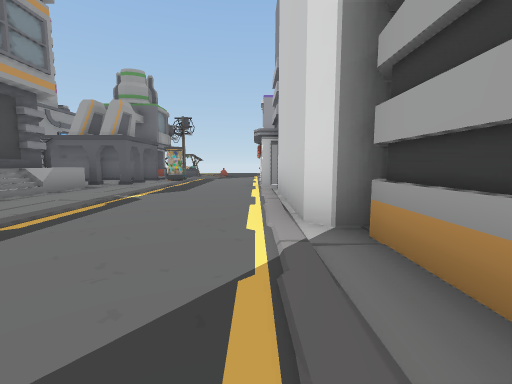
view 1 (above)

16 first-person views from a walk through a Unity game level. The camera is 1.2 m above the floor, tilts 6° down and sees 90° across. The floor is counted in squares, 2 m on a side. Each view is taken from the middle of a square. On the plan, view 1 faces up. The plan holds only what a view shows up to about 9 squares ahead; the rest is blank. Some surface patterns are stand-ins.

view 2
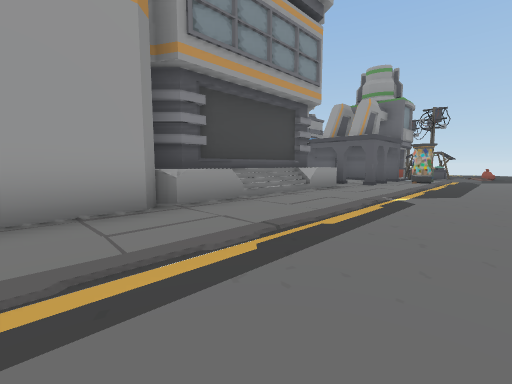

view 3
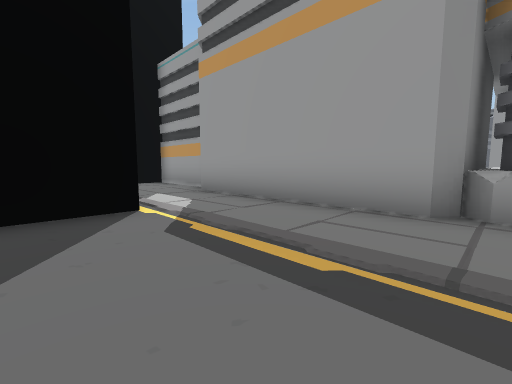

view 4
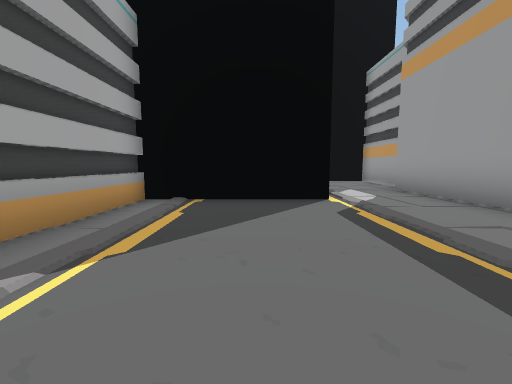

view 5
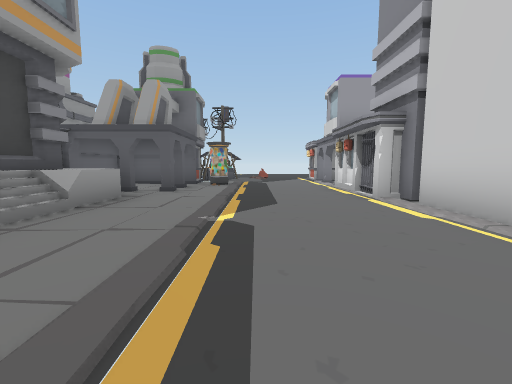

view 6
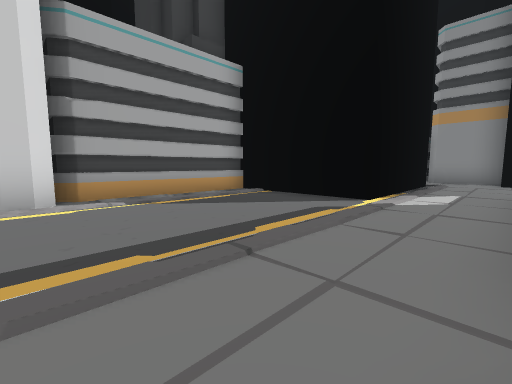

view 7
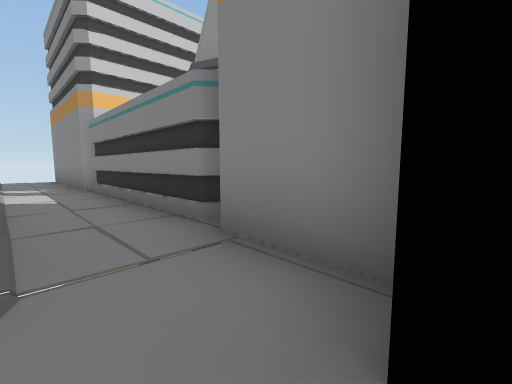

view 8
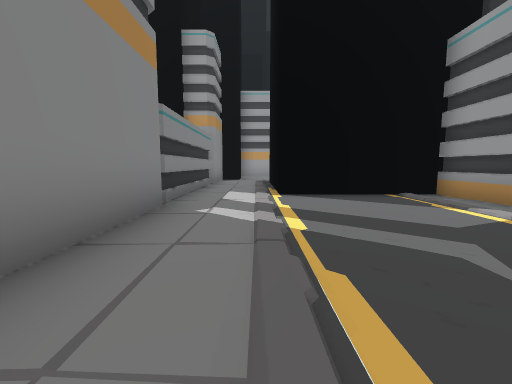

view 9
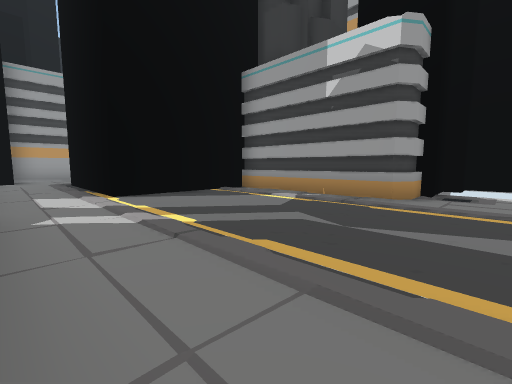

view 10
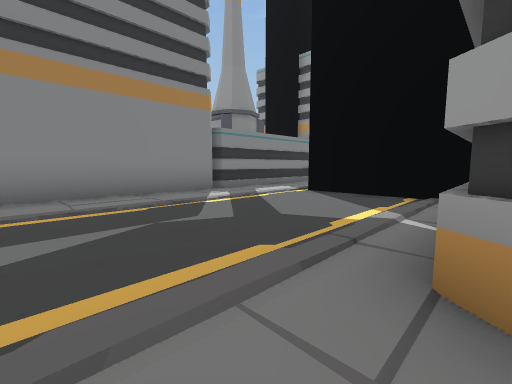

view 11
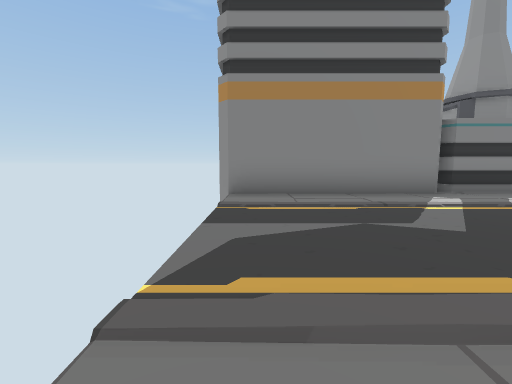

view 12
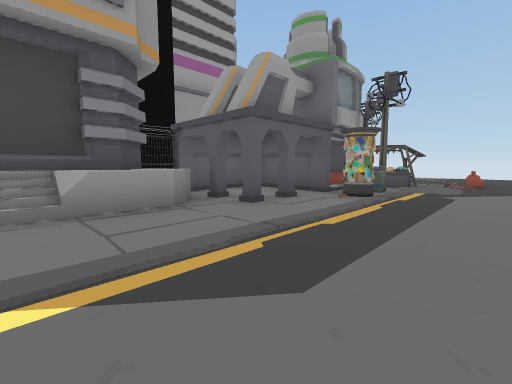

view 13
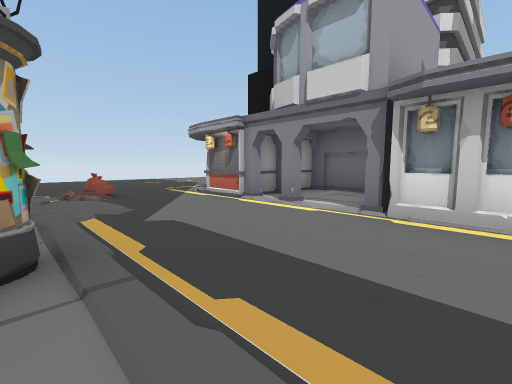

view 14
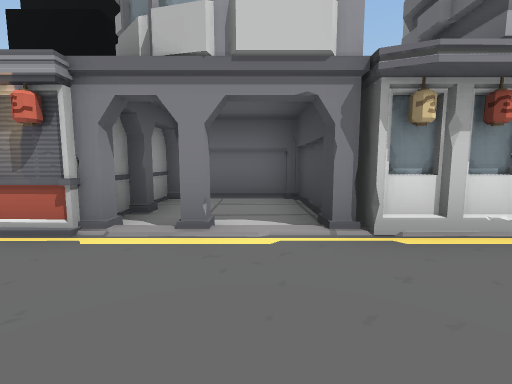

view 15
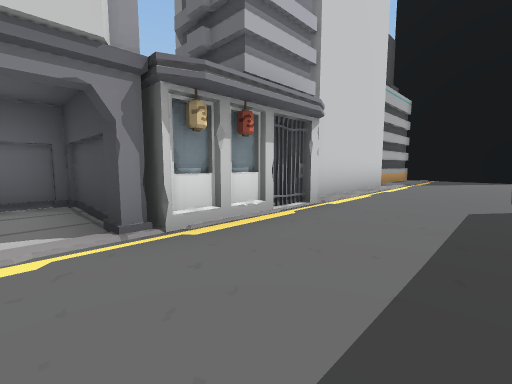

view 16
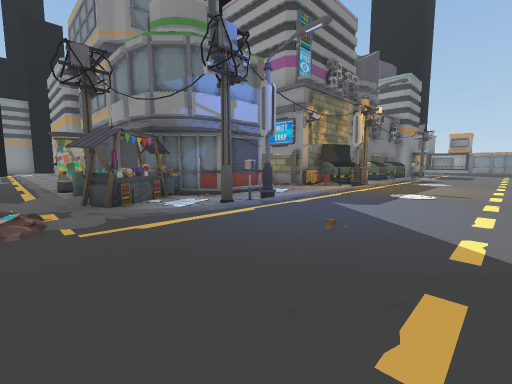

### Floor plan
Key: @ floor where view 1 was taken; # wall or solid block; x gap in a wall; . main floor; : floor 1 m higher than the main floor; / step, stairs or slope; = window, fence, low wall or low ledge; O other object.
Columns run from 14 left of view 1 to 8 right of it. Each row starts with its distance up from view 1.
 18             ..
 17 ...............
 16 ................
 15  ...............
 14   ..#O...O../...
 13     ##...x.#=..#
 12     ########...###
 11           ##..#..#
 10         ####.....#
  9         #......###
  8         ###....#
  7         #/.....#
  6         #/.....#
  5         #/.....#
  4         #/.....#
  3         #/.....#
  2         #:.....#
  1         ##.....#    ##
  0          #....@#    #
 -1          #.....#   ##.
 -2          #..########..
 -3          #..#  ##.....
 -4          #..#  #......
 -5          #..#####.....
 -6          #............
 -7          ##...........
 -8           #############

Positions as (right, up) in squares from view 1, and headings:
1: (0, 0), facing up
2: (-1, 0), facing up-left
3: (-1, 2), facing down-left
4: (-1, 3), facing down
5: (-2, 2), facing up
6: (-4, 3), facing down-right
7: (-4, -6), facing down-right
8: (7, -6), facing left
9: (7, -7), facing up-left
10: (7, -2), facing down-left
11: (7, -2), facing down
12: (-1, 5), facing up-left
13: (-3, 8), facing up-right
14: (-2, 10), facing right
15: (-2, 10), facing down-right
16: (-2, 17), facing down-left
